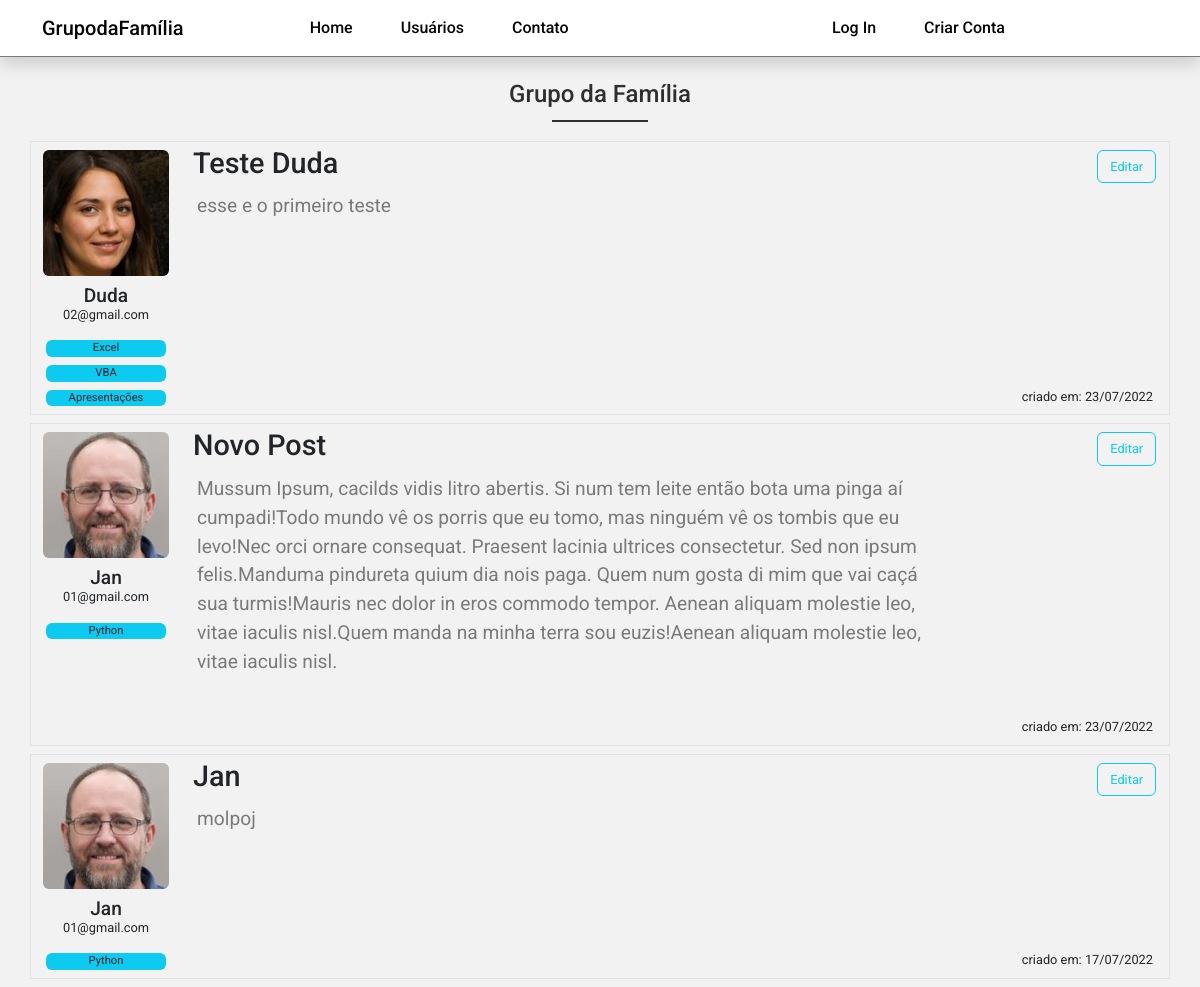
Before: / with the older database file.
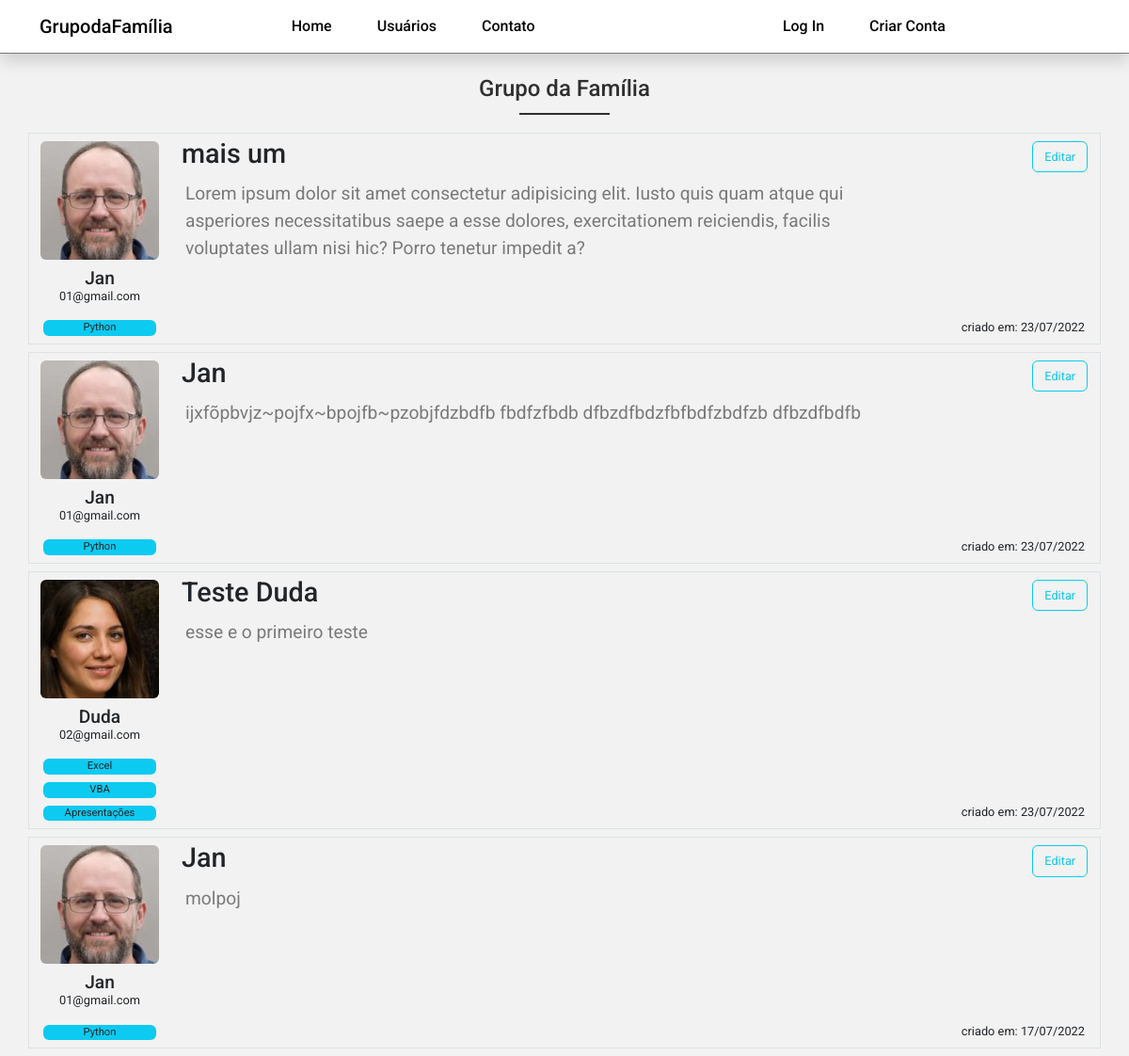
After: the same page with the newer database file.
### dafamilia/models.py (models this page shows, shortened)
class Post(database.Model):
    id = database.Column(database.Integer, primary_key=True)
    titulo = database.Column(database.Integer, nullable=False)
    corpo = database.Column(database.Text, nullable=False)
    data_criacao = database.Column(
        database.DateTime, nullable=False, default=datetime.utcnow)
    id_usuario = database.Column(
        database.Integer, database.ForeignKey('usuario.id'), nullable=False)

class Usuario(database.Model, UserMixin):
    id = database.Column(database.Integer, primary_key=True)
    username = database.Column(database.String, nullable=False)
    email = database.Column(database.String, nullable=False, unique=True)
    senha = database.Column(database.String, nullable=False)
    foto_perfil = database.Column(database.String, default='default.jpg')
    posts = database.relationship('Post', backref='autor', lazy=True)
    cursos = database.Column(database.String, nullable=False, default='Não Informado')

### dafamilia/routes.py (the view)
@app.route('/')
def home():
    posts = Post.query.order_by(Post.id.desc())
    return render_template('home.html', posts=posts)

### dafamilia/templates/home.html (shortened to what this page needs)
{% extends 'base.html' %}
{% block body %}
    <h1 class="page-h1">Grupo da Família</h1>
    <div class="container">
        {% for post in posts %}
            <div class="row border mb-2 post">
                <div class="col-4 autor-info mt-2">
                    <img class="img-fluid mb-2 rounded" src="{{ url_for('static', filename='fotos_perfil/{}'.format(post.autor.foto_perfil)) }}" >
                    <h3 class="autor-name">{{ post.autor.username }}</h3>
                    <address class="autor-email">{{post.autor.email}}</address>
                    <div class="cursos">
                            {% for curso in post.autor.cursos.split(';') %}
                                <span class="curso rounded">{{ curso }}</span>
                            {% endfor %}
                    </div>
                </div>
                <div class="col-8 post-info mt-1">
                    <div class="post-titulo d-flex justify-content-between">
                        <h3 class="" >{{ post.titulo }}</h3>
                        <button type="button" href="{{ url_for('exibir_post', post_id=post.id) }}" class="btn btn-outline-info">Editar</button>
                    </div>
                    <div class="post-corpo">
                        <p class="d-flex justify-content-start p-1 secondary-color">{{ post.corpo }}</p>
                    </div>
                    <div class="post-data-criacao mt-5 mb-0 p-0">
                        <span class="">criado em: {{ post.data_criacao.strftime('%d/%m/%Y') }}</span>
                    </div>
                </div>
            </div>
        {% endfor %}
    </div>
{% endblock %}

### dafamilia/templates/base.html (shortened to what this page needs)
<!DOCTYPE html>
<html lang="pt-br">
  <head>
    {{ bootstrap.load_css() }}
    <link rel="stylesheet" href="https://cdn.jsdelivr.net/npm/bootstrap-icons@1.5.0/font/bootstrap-icons.css"/>
    <link rel="stylesheet" href="{{url_for('static', filename='main.css')}}" />
  </head>
<body>
    {% include 'navbar.html' %}
    {% block body %}
    {% endblock %}
</body>
</html>

### dafamilia/templates/navbar.html (shortened to what this page needs)
   <nav class="navbar navbar-expand-lg fixed-top bg-primary-color shadow" id="navbar">
        <div class="container">
			<a class="navbar-brand primary-color" href="{{ url_for('home') }}">GrupodaFamília</a>
            <div class="collapse navbar-collapse" id="navbar-items">
                <ul class="navbar-nav me-auto mb-2 mb-lg-0">
                    <li class="nav-item">
						<a class="nav-link primary-color" href="{{ url_for('home') }}">Home</a>
					</li>
                    <li class="nav-item">
						<a class="nav-link primary-color" href="{{ url_for('usuarios') }}">Usuários</a>
					</li>
                    <li class="nav-item">
						<a class="nav-link primary-color" href="{{ url_for('contato') }}">Contato</a>
					</li>
				</ul>
				<ul class="navbar-nav d-flex">
					{% if current_user.is_authenticated %}
						<li class="nav-item">
							<a class="nav-link primary-color login" href="{{ url_for('criar_post') }}">Criar Post</a>
						</li>
						<li class="nav-item dropdown">
							<a class="nav-link  primary-color dropdown-toggle" href="#" id="navbarDropdownMenuLink" role="button" data-bs-toggle="dropdown" aria-expanded="false">
								{{ current_user.username}}
							</a>
							<ul class="dropdown-menu" aria-labelledby="navbarDropdownMenuLink">
								<li>
									<a class="dropdown-item primary-color" href="{{ url_for('perfil') }}">Perfil</a>
								</li>
								<li>
									<a class="dropdown-item primary-color" href="{{ url_for('sair') }}">Sair</a>
								</li>
							</ul>
						</li>
					{% else %}
						<li class="nav-item">
							<a class="nav-link primary-color" href="{{ url_for('login') }}">Log In</a>
						</li>
						<li class="nav-item">
							<a class="nav-link primary-color" href="{{ url_for('login') }}">Criar Conta</a>
						</li>
					{% endif %}
				</ul>
            </div>
        </div>
    </nav>

### dafamilia/static/main.css (style rules this page uses)
* { font-family: 'Roboto', sans-serif; }
body { background-color: #f2f2f2; }
.bg-primary-color { background-color: #fff; }
.primary-color { color: #050505; }
.secondary-color { color: #7a7a7a; }
.page-h1 { display: flex; justify-content: center; margin: 5rem 0 2rem; color: #2f2f2f; font-size: 1.5rem; font-weight: 500; position:relative; }
.page-h1::after { width: 6rem; border-bottom: 2px solid #2f2f2f; content: ''; position: absolute; top: 2.5rem; }
#navbar { border-bottom: 1px solid #7a7a7a; box-shadow: 2px 2px 2px 1px rgba(0, 0, 0, 0.1); font-weight: 500; font-size: 1rem; margin-bottom: 3rem; }
.navbar-brand { display: flex; }
#navbar-items .navbar-nav { display: flex; justify-content: center; width: 100%; }
#navbar-items .nav-item { margin: 0 1em; }
.post { position: relative; }
.autor-info { max-width: 150px; display: flex; flex-direction: column; align-items: center; }
.autor-name { font-size: 1.2rem; }
.autor-email { font-size: 0.8rem; margin-top: -10px; }
.cursos { width: 120px; display: flex; flex-direction: row; flex-wrap: wrap; }
.curso { min-width: 100%; font-size: 0.7rem; background: #0DCAF0; text-align: center; margin-bottom: 0.5rem; }
.post-info { display: flex; flex-direction: column; }
.post-titulo { font-size: 1.8rem; }
.post-titulo h3 { font-size: 1.8rem; }
.post-titulo button { font-size: 0.8rem; position: absolute; top: 0.5rem; right: 0.8rem; }
.post-corpo { font-size: 1.2rem; }
.post-data-criacao { font-family: monospace; font-size: 0.8rem; }
.post-data-criacao span { position: absolute; bottom: 0.5rem; right: 1rem; }

Changed rows visible on the page:
removed Post: foto_perfil (picture), autor.username "Jan", autor.email "01@gmail.com", titulo "Novo Post", corpo "Mussum Ipsum, cacilds vidis litro abertis. Si num tem leite então bota uma pinga aí cumpadi!Todo mundo vê os porris que eu tomo, mas ninguém vê os tombis que eu levo!Nec orci ornare consequat. Praesent lacinia ultrices consectetur. Sed non ipsum felis.Manduma pindureta quium dia nois paga. Quem num gosta di mim que vai caçá sua turmis!Mauris nec dolor in eros commodo tempor. Aenean aliquam molestie leo, vitae iaculis nisl.Quem manda na minha terra sou euzis!Aenean aliquam molestie leo, vitae iaculis nisl.", data_criacao "23/07/2022", Usuario (cursos "Python")
added Post: foto_perfil (picture), autor.username "Jan", autor.email "01@gmail.com", titulo "mais um", corpo "Lorem ipsum dolor sit amet consectetur adipisicing elit. Iusto quis quam atque qui asperiores necessitatibus saepe a esse dolores, exercitationem reiciendis, facilis voluptates ullam nisi hic? Porro tenetur impedit a?", data_criacao "23/07/2022", Usuario (cursos "Python")
added Post: foto_perfil (picture), autor.username "Jan", autor.email "01@gmail.com", titulo "Jan", corpo "ijxfõpbvjz~pojfx~bpojfb~pzobjfdzbdfb fbdfzfbdb dfbzdfbdzfbfbdfzbdfzb dfbzdfbdfb", data_criacao "23/07/2022", Usuario (cursos "Python")
